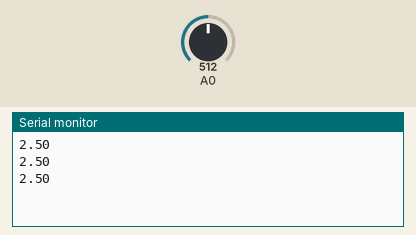
Recording of a sketch running on a simulated Arduino Uno, built with avr-gcc and run on an emulated ATmega328P. Parts: the last lines printed to the serial monitor. The inputs (shaded band) are chosen by the test bench; at power-on: A0 = 512.

Above: at 1.3 s.
1.4 s: A0 set to 716
At 1.9 s:
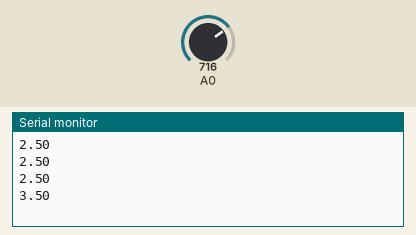
2.9 s: A0 set to 900
At 3.4 s:
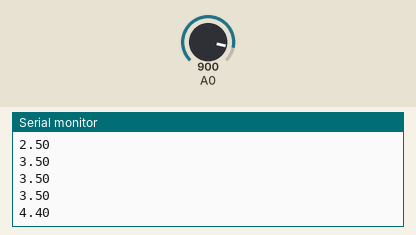
Timing chart, 0 to 5.9 s (numbered marks = the images above; inputs shaded):
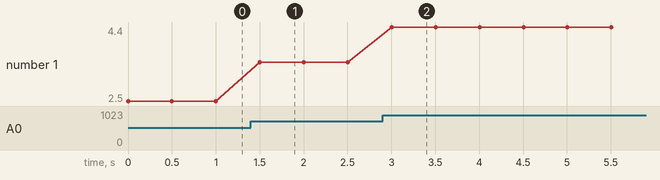

Measured:
- after the input at 1.4 s, the serial monitor: prints a new line after 0.10 s (image 1)
- after the input at 2.9 s, the serial monitor: prints a new line after 0.10 s (image 2)
- plotted number 1: 2.5 → 3.5 after the input at 1.4 s, 3.5 → 4.4 after the input at 2.9 s

The sketch:

Calibracao_pHmetro.ino
```cpp
int valor_pH;
float Voltagem;

void setup()
{
  Serial.begin(9600);
}

void loop()
{
  valor_pH = analogRead(A0);  // recebe o valor do modulo
  Voltagem = valor_pH * (5.0 / 1023.0); // passa para volts
  Serial.println(Voltagem); // imprime do Monitor Serial
  delay(500);
}
```
